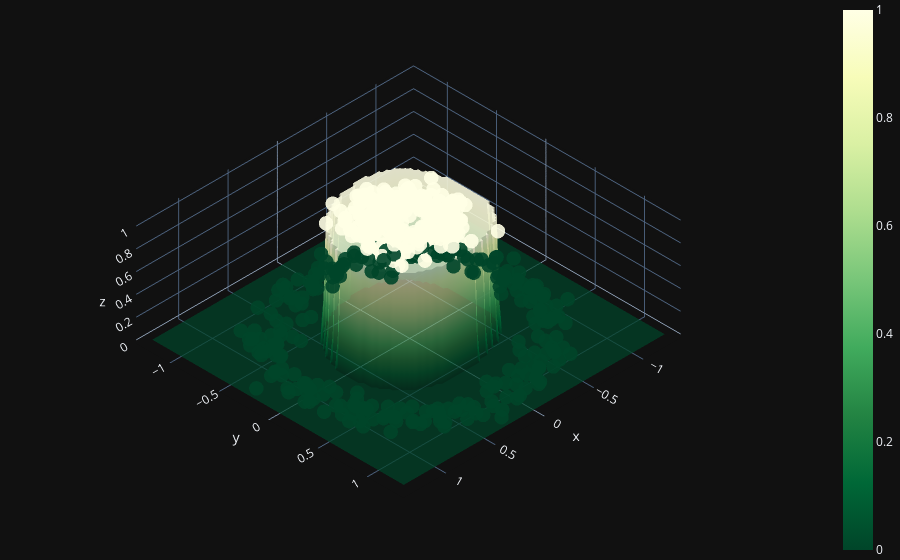

Source (notebook cell):
### Markdown cell above
5 - 3D Vizualization

### Code cell
x_min, x_max = X[:, 0].min() - 0.1, X[:, 0].max() + 0.1
y_min, y_max = X[:, 1].min() - 0.1, X[:, 1].max() + 0.1

xx, yy= np.meshgrid(np.linspace(x_min, x_max, 100), np.linspace(y_min, y_max, 100))

x_in = np.c_[(xx.ravel(), yy.ravel())].T
A = predict(x_in, params, layers_dims).reshape(xx.shape).astype(int)

fig = (go.Figure(data=[go.Surface(z=A, x=xx, y=yy, colorscale='YlGn', opacity = 0.7, reversescale=True)]))

fig.add_scatter3d(x=X[:, 0].flatten(), y=X[:, 1].flatten(), z=y.flatten(),
                  mode='markers', marker=dict(size=5, color=y.flatten(), colorscale='YlGn',
                                              opacity = 0.9, reversescale=True))

fig.update_layout(template= "plotly_dark", margin=dict(l=0, r=0, b=0, t=0))
fig.layout.scene.camera.projection.type = "orthographic"
fig.show()

### Figure 1 — Plotly figure (JSON) as saved in the notebook; plotly's stock layout.template omitted (floating-point values rounded to 4 significant figures; data arrays with more than 128 entries replaced by an {"elided": "..."} marker saying what was removed)
{"data": [{"colorscale": [[0, "rgb(255,255,229)"], [0.125, "rgb(247,252,185)"], [0.25, "rgb(217,240,163)"], [0.375, "rgb(173,221,142)"], [0.5, "rgb(120,198,121)"], [0.625, "rgb(65,171,93)"], [0.75, "rgb(35,132,67)"], [0.875, "rgb(0,104,55)"], [1, "rgb(0,69,41)"]], "opacity": 0.7, "reversescale": true, "type": "surface", "x": {"elided": "100x100 float values"}, "y": {"elided": "100x100 float values"}, "z": {"elided": "100x100 int values"}}, {"marker": {"color": {"elided": "500 int values"}, "colorscale": [[0, "rgb(255,255,229)"], [0.125, "rgb(247,252,185)"], [0.25, "rgb(217,240,163)"], [0.375, "rgb(173,221,142)"], [0.5, "rgb(120,198,121)"], [0.625, "rgb(65,171,93)"], [0.75, "rgb(35,132,67)"], [0.875, "rgb(0,104,55)"], [1, "rgb(0,69,41)"]], "opacity": 0.9, "reversescale": true, "size": 5}, "mode": "markers", "type": "scatter3d", "x": {"elided": "500 float values"}, "y": {"elided": "500 float values"}, "z": {"elided": "500 int values"}}], "layout": {"margin": {"b": 0, "l": 0, "r": 0, "t": 0}, "scene": {"camera": {"projection": {"type": "orthographic"}}}}}
